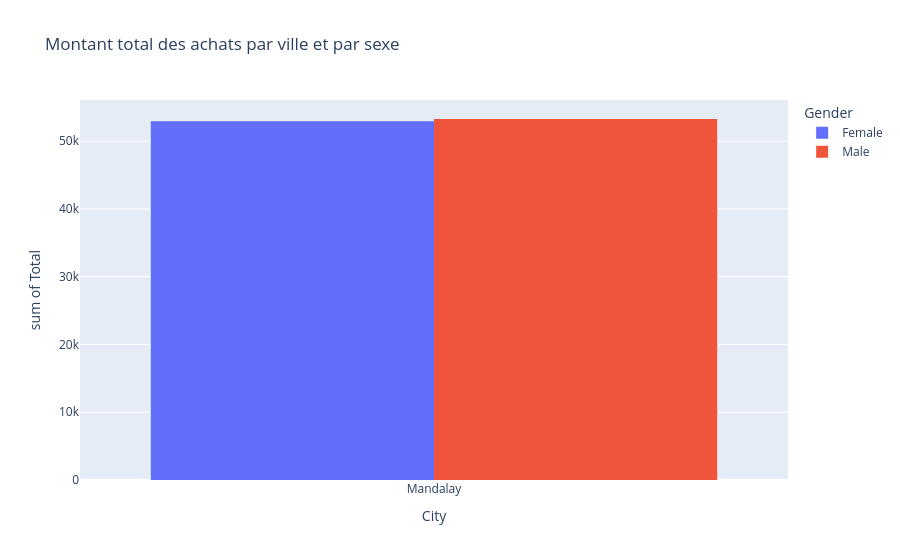

The notebook cell saved with this chart:
### Code cell
histogramme_montant_total.show()

### Figure 1 — Plotly figure (JSON) as saved in the notebook; plotly's stock layout.template omitted (floating-point values rounded to 4 significant figures)
{"data": [{"alignmentgroup": "True", "bingroup": "x", "histfunc": "sum", "hovertemplate": "Gender=Female<br>City=%{x}<br>sum of Total=%{y}<extra></extra>", "legendgroup": "Female", "marker": {"color": "#636efa", "pattern": {"shape": ""}}, "name": "Female", "offsetgroup": "Female", "orientation": "v", "showlegend": true, "type": "histogram", "x": ["Mandalay"], "xaxis": "x", "y": [52930.0], "yaxis": "y"}, {"alignmentgroup": "True", "bingroup": "x", "histfunc": "sum", "hovertemplate": "Gender=Male<br>City=%{x}<br>sum of Total=%{y}<extra></extra>", "legendgroup": "Male", "marker": {"color": "#EF553B", "pattern": {"shape": ""}}, "name": "Male", "offsetgroup": "Male", "orientation": "v", "showlegend": true, "type": "histogram", "x": ["Mandalay"], "xaxis": "x", "y": [53270.0], "yaxis": "y"}], "layout": {"barmode": "group", "legend": {"title": {"text": "Gender"}, "tracegroupgap": 0}, "title": {"text": "Montant total des achats par ville et par sexe "}, "xaxis": {"anchor": "y", "domain": [0, 1], "title": {"text": "City"}}, "yaxis": {"anchor": "x", "domain": [0, 1], "title": {"text": "sum of Total"}}}}
